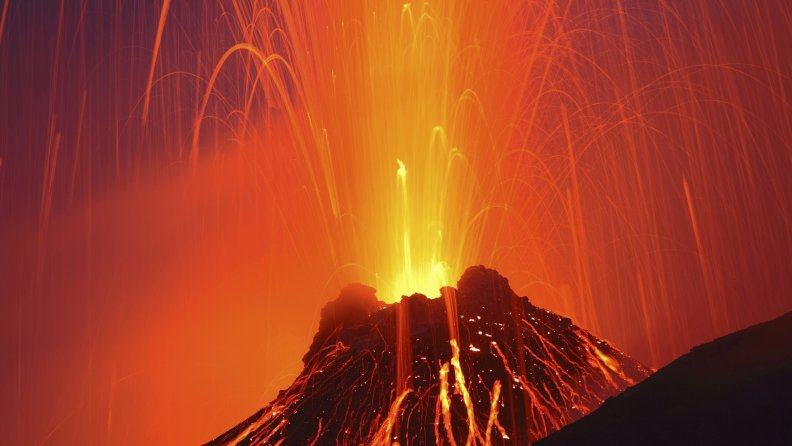
#> input picture CPD/Lab04/images/image0.jpg, 792 x 446 px
$ python thumbnails.py
#> lines starting #> are read from the running program, lines starting #| are printed output that depends on the picture
"""
 Thumbnail file generator

"""

import concurrent.futures
import multiprocessing.pool
import threading
import time

from PIL import Image, ImageFilter

images = [
    'images/image0.jpg',
    'images/image1.jpg',
    'images/image2.jpg',
    'images/image3.jpg',
    'images/image4.jpg',
    'images/image5.jpg',
    'images/image6.jpg',
    'images/image7.jpg',
    'images/image8.jpg',
]


def timeit(fn):
    start = time.time()
    fn()
    print(time.time() - start, 'seconds')


def task(filename):
    """Executes an image processing task."""
#> called with filename = 'images/image0.jpg'
    with Image.open(filename) as img:
#> img is the input picture: PIL image 792x446 RGB; mean R, G, B 160, 61.8, 35.5
        img.filter(ImageFilter.SHARPEN)
        img.thumbnail((128, 128))
#> img: PIL image 128x72 RGB
        img.show()

        thumbName = filename + ".thumbnail.jpg"
        img.save(thumbName)
    print(filename, 'done')


def serial_thumbnails():
    """Processes images in series."""
    for file in images:
        task(file)


def threading_thumbnails():
    """Processses images using threads."""
    threads = []

    for image in images:
        t = threading.Thread(target=task, args=[image])
        t.start()
        threads.append(t)

    for t in threads:
        t.join()


def pool_thumbnails():
    """Processses images using ThreadPool."""
    with multiprocessing.pool.ThreadPool(processes=len(images)) as pool:
        res = pool.map_async(task, images)
        res.wait()


def executor_thumbnails():
    """Processses images using ThreadPoolExecutor."""
    with concurrent.futures.ThreadPoolExecutor(max_workers=len(images)) as executor:
        executor.map(task, images)
#> call 2 of task, with filename = 'images/image1.jpg'
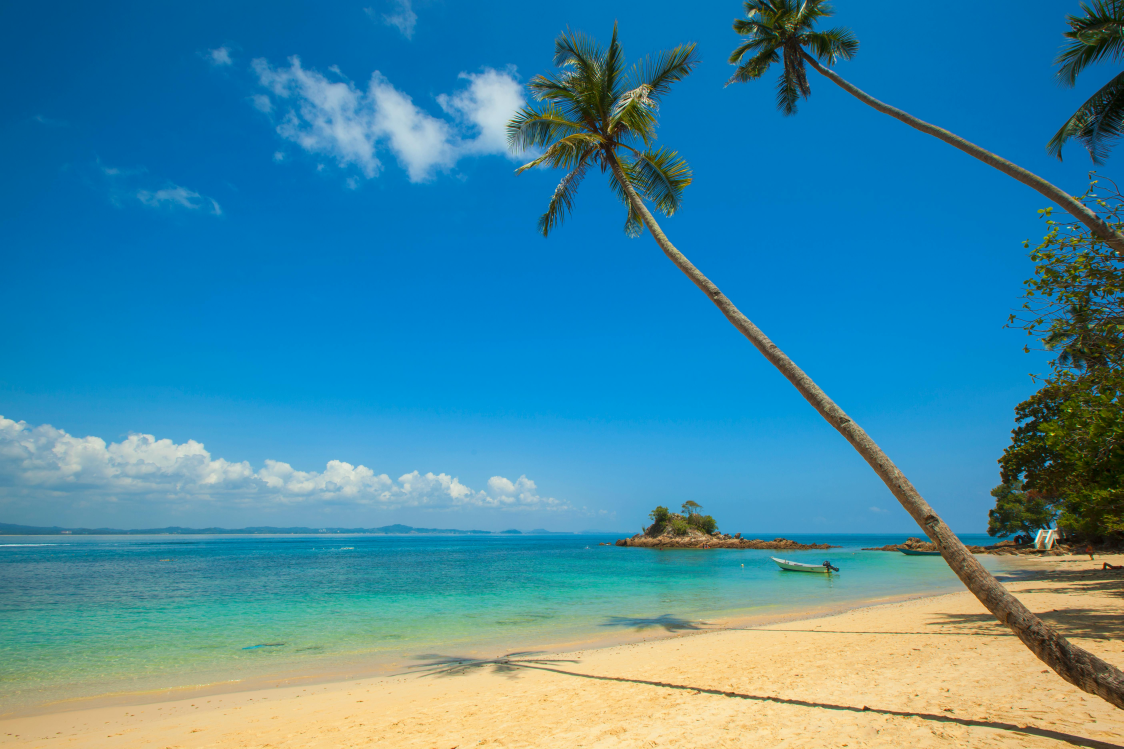
#> input picture CPD/Lab04/images/image1.jpg, 5616 x 3744 px (shown at 1/5 size)
#> in task, img is the input picture: PIL image 5616x3744 RGB; mean R, G, B 64.5, 137.8, 164.5
#> call 4 of task, with filename = 'images/image3.jpg'
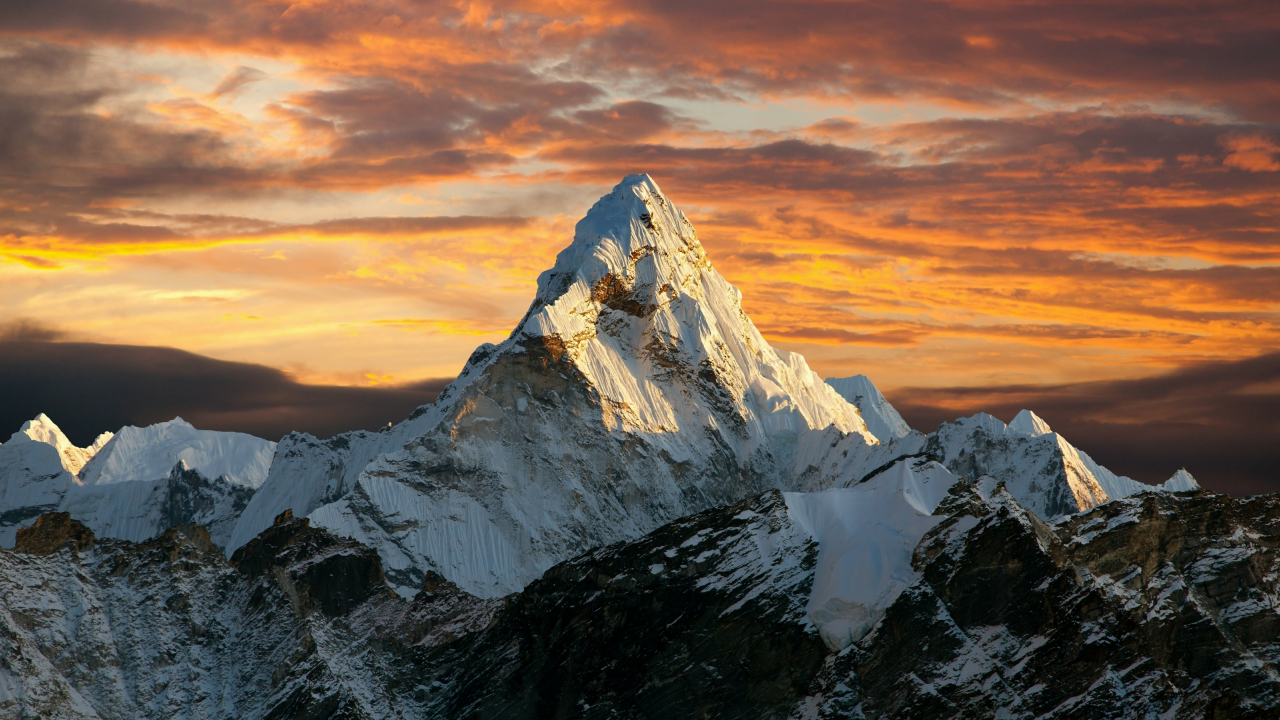
#> input picture CPD/Lab04/images/image3.jpg, 3840 x 2160 px (shown at 1/3 size)
#> in task, img is the input picture: PIL image 3840x2160 RGB; mean R, G, B 119.6, 95.8, 76.5
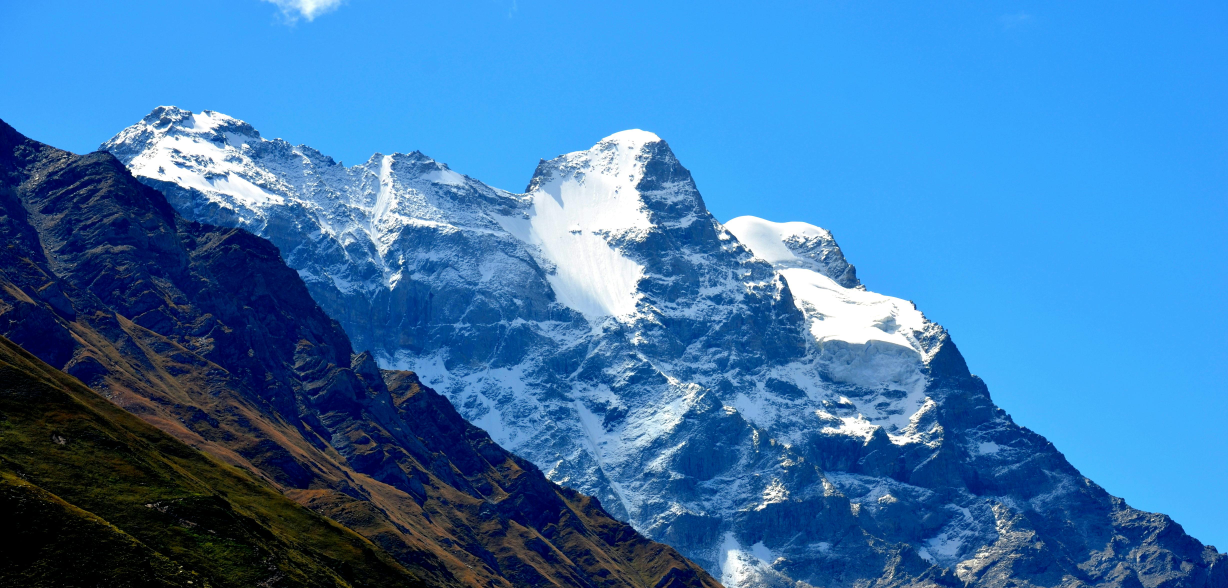
#> input picture CPD/Lab04/images/image4.jpg, 4911 x 2352 px (shown at 1/4 size)
#> in task, img is the input picture: PIL image 4911x2352 RGB; mean R, G, B 57.8, 118.8, 175.4
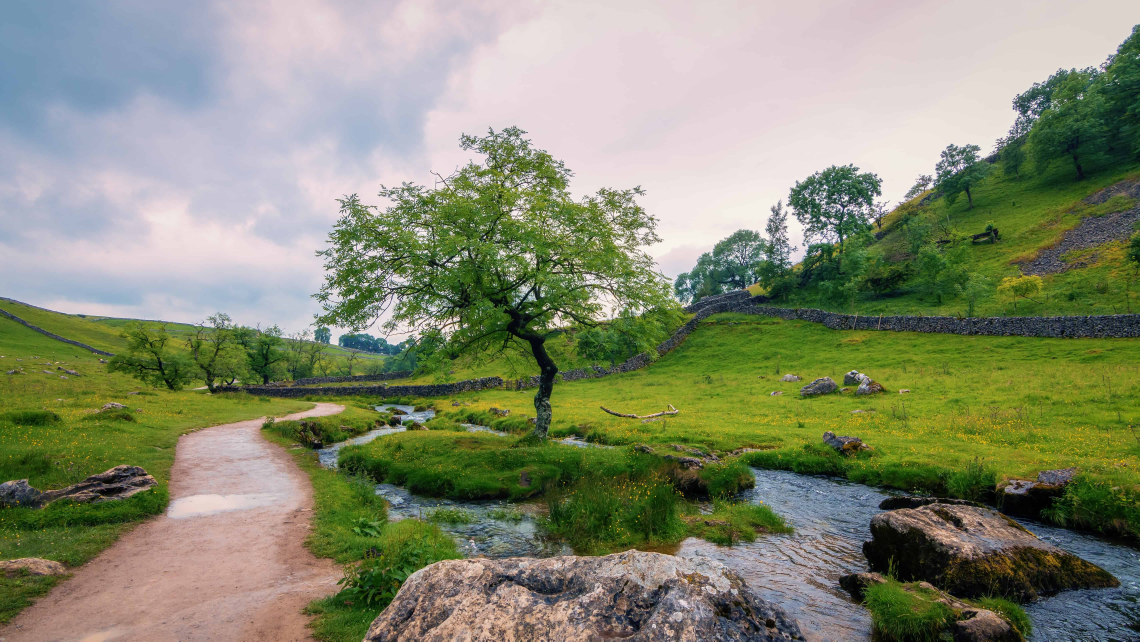
#> input picture CPD/Lab04/images/image5.jpg, 5700 x 3206 px (shown at 1/5 size)
#> in task, img is the input picture: PIL image 5700x3206 RGB; mean R, G, B 133.4, 138.6, 113.6
#> in task (call 6), `img.thumbnail((128, 128))`:
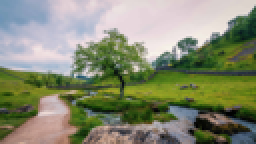
#> img: PIL image 128x72 RGB (shown 2 times larger); mean R, G, B 133.4, 138.6, 113.6
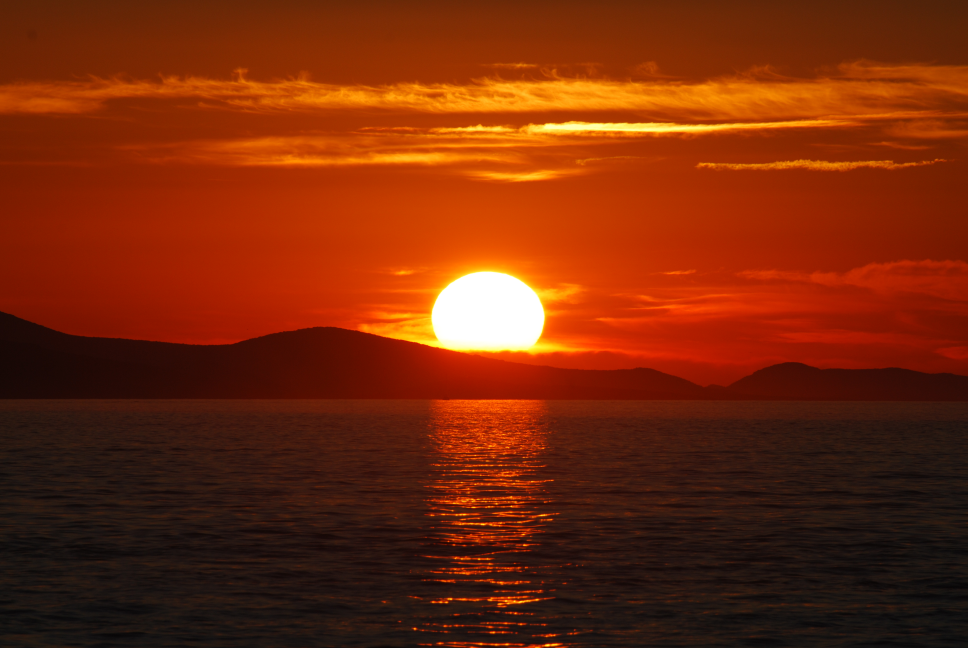
#> input picture CPD/Lab04/images/image6.jpg, 3872 x 2592 px (shown at 1/4 size)
#> in task, img is the input picture: PIL image 3872x2592 RGB; mean R, G, B 116.9, 40.8, 9.6
#> in task (call 7), `img.thumbnail((128, 128))`:
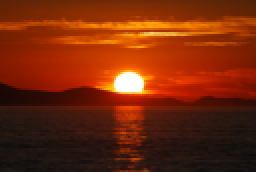
#> img: PIL image 128x86 RGB (shown 2 times larger); mean R, G, B 116.9, 40.7, 9.6


if __name__ == '__main__':
    #timeit(serial_thumbnails)
    #timeit(threading_thumbnails)
    #timeit(pool_thumbnails)
    timeit(executor_thumbnails)
